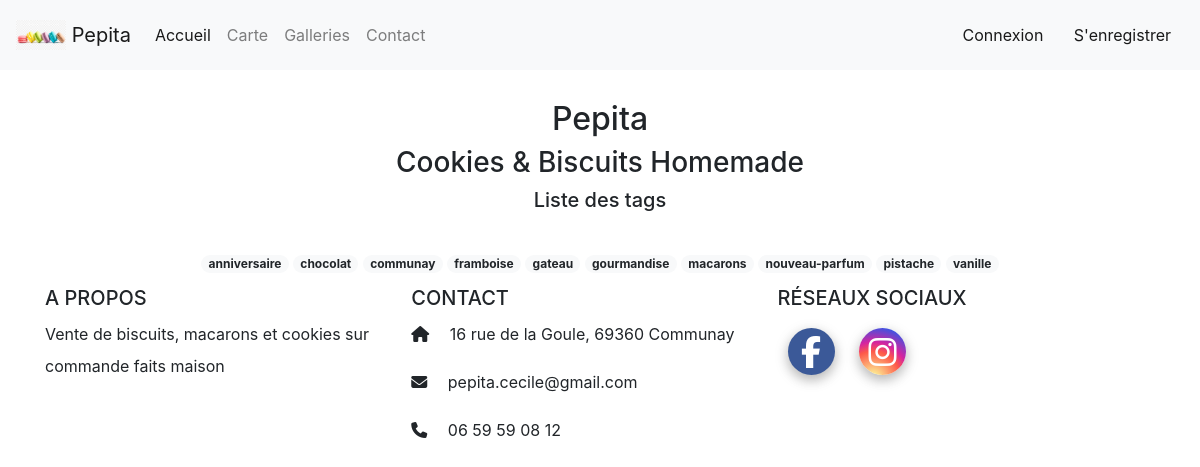
/blog/tags, run on an earlier commit of the app's database.
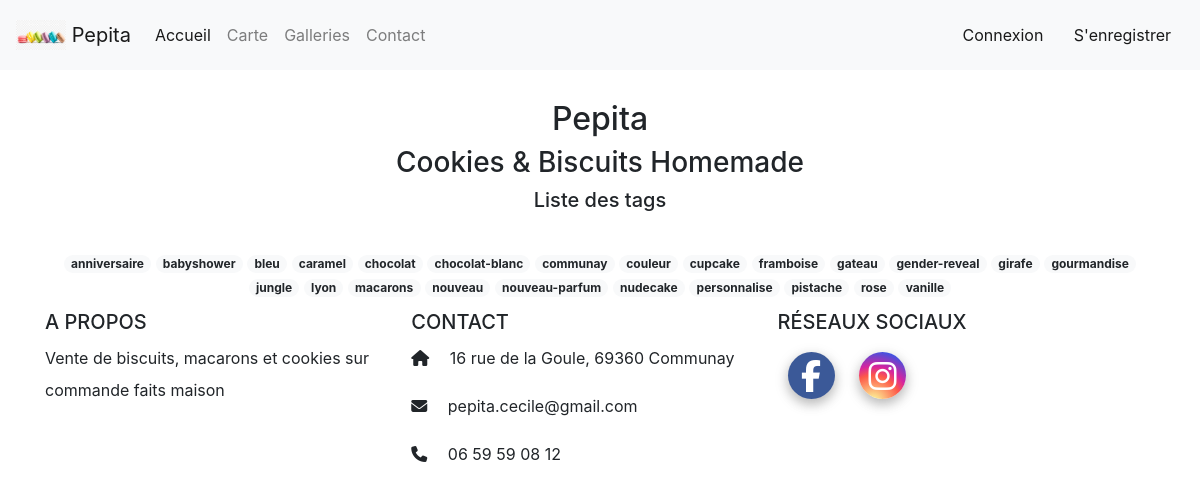
And on a later commit of the database.
### blog/views.py (the view)
# urls.py: path('tags', views.ListeTags.as_view(), name="liste_tag"),
class ListeTags(ListView):
	model = Tag
	context_object_name = "tags"
	template_name = "blog/liste_tag.html"
	paginate_by = 50
	ordering = ['name']

### blog/templates/blog/liste_tag.html (shortened to what this page needs)
{% extends 'base.html' %}
{% block css %}
{% load static %}
<link rel="stylesheet" type="text/css" href="{% static 'css/card_post.css' %}">
{% endblock %}
{% block content %}
<div class="header">
	<h2>Pepita</h2>
	<h3>Cookies & Biscuits Homemade</h3>
	<h5>Liste des tags</h5>
</div>
<div class ="tags">
	{% for tag in tags %}
	<a class="badge badge-pill badge-light" href="{% url 'liste_post_by_tag' tag %}">{{ tag }}</a>
	{% endfor %}
</div>
{% endblock %}

### templates/base.html (shortened to what this page needs)
<!DOCTYPE html>
<html lang="fr">
<head>
	{% load static %}
	<link rel="stylesheet" type="text/css" href="{% static 'css/bootstrap.css' %}">
	<link rel="stylesheet" type="text/css" href="{% static 'css/footer.css' %}">
	<link rel="stylesheet" type="text/css" href="{% static 'css/fontawesome/css/all.css' %}">
	{% block css %}
	{% endblock %}
</head>
<body>
	<header>
		<nav class="navbar navbar-expand-lg navbar-light bg-light">
			<a class="navbar-brand" href="{% url 'accueil' %}">
				<img src="{% static 'img/macaron.jpg' %}" width="50" height="30" class="d-inline-block align-top" alt="">
				Pepita
			</a>
			<div class="collapse navbar-collapse" id="navbarNav">
				<ul class="navbar-nav">
					<li id="accueil" class="nav-item">
						<a class="nav-link" href="{% url 'liste_post' %}">Accueil</a>
					</li>
					<li id="carte" class="nav-item">
						<a class="nav-link" href="#">Carte</a>
					</li>
					<li id="photo" class="nav-item">
						<a class="nav-link" href="#">Galleries</a>
					</li>
					<li id="contact" class="nav-item">
						<a class="nav-link" href="#">Contact</a>
					</li>
				</ul>
			</div>
			<span class='navbar-text'>
				{% if user.is_authenticated %}
				{{ user.username }} connecté !
				<a class="btn" href="{% url 'deconnexion' %}">Deconnexion</a>
				{% else %}
				<a class="btn" href="{% url 'connexion' %}">Connexion</a>
				<a class="btn" href="{% url 'nouveau-user' %}"> S'enregistrer</a>
				{% endif %}
			</span>
		</nav>
	</header>
	<main>
		{% block content %}
		{% endblock %}
	</main>
	<footer class="footer">
		<div class="container text-left">
			<div class="foot-section">
				<h5 class="text-uppercase">A propos</h5>
				<p>Vente de biscuits, macarons et cookies sur commande faits maison </p>
			</div>
			<div class="foot-section">
				<h5 class="text-uppercase">Contact</h5>
				<ul class="list-unstyled text-left">
					<li>
						<p><i class="fas fa-home mr-3"></i> 16 rue de la Goule, 69360 Communay</p>
					</li>
					<li>
						<p><i class="fas fa-envelope mr-3"></i> pepita.cecile@gmail.com</p>
					</li>
					<li>
						<p><i class="fas fa-phone mr-3"></i> 06 59 59 08 12</p>
					</li>
				</ul>
			</div>
			<div class="foot-section">
				<h5 class="text-uppercase">Réseaux sociaux</h5>
				<a type="button" class="btn-fb btn-floating" href="https://fr-fr.facebook.com/pepita.cecile/">
					<i class="fab fa-facebook-f"></i>
				</a>
				<a type="button" class ="btn-insta btn-floating" href="https://www.instagram.com/pepita.cecile/">
					<i class="fab fa-instagram"></i>
				</a>
			</div>
		</div>
	</footer>
</body>
</html>

### static/css/footer.css (style rules this page uses)
html { position: relative; min-height: 100%; }
.footer { position: static; bottom: 0; width: 100%; height: auto; line-height: 60px; background-color: #f5f5f5; }
ul { display: block; list-style-type: disc; margin-block-start: 10em; margin-block-end: 1em; margin-inline-start: 0px; margin-inline-end: 0px; padding-inline-start: 40px; margin-top: 0; margin-bottom: 1rem; }
li { display: list-item; text-align: -webkit-match-parent; line-height: 2em; }
.btn-fb { color: #fff; background-color: #3b5998; }
.btn-insta { color: #fff; background: radial-gradient(circle at 30% 107%, #fdf497 0%, #fdf497 5%, #fd5949 45%,#d6249f 60%,#285AEB 90%); }
.btn-floating { position: relative; z-index: 1; display: inline-block; padding: 0; margin: 10px; overflow: hidden; vertical-align: middle; cursor: pointer; border-radius: 50%; -webkit-box-shadow: 0 5px 11px 0 rgba(0,0,0,0.18), 0 4px 15px 0 rgba(0,0,0,0.15); box-shadow: 0 5px 11px 0 rgba(0,0,0,0.18), 0 4px 15px 0 rgba(0,0,0,0.15); -webkit-transition: all .2s ease-in-out; transition: all .2s ease-in-out; width: 47px; height: 47px; }
.btn-floating i { display: inline-block; width: inherit; color: #fff; text-align: center; font-size: 2rem; line-height: 47px; }
.foot-section { width: 33%; float: left; }
p { display: block; margin-block-start: 1em; margin-block-end: 1em; margin-inline-start: 0px; margin-inline-end: 0px; margin-top: 0; margin-bottom: 1rem; line-height: 2em; }

### static/css/card_post.css (style rules this page uses)
.header { padding: 30px; font-size: 40px; text-align: center; background: white; }
.tags { margin :0 5% 1% 5%; text-align: center; }

What changed in the data, as far as the page shows it:
added Tag: name "babyshower"
added Tag: name "bleu"
added Tag: name "caramel"
added Tag: name "chocolat-blanc"
added Tag: name "couleur"
added Tag: name "cupcake"
added Tag: name "gender-reveal"
added Tag: name "girafe"
added Tag: name "jungle"
added Tag: name "lyon"
added Tag: name "nouveau"
added Tag: name "nudecake"
added Tag: name "personnalise"
added Tag: name "rose"
